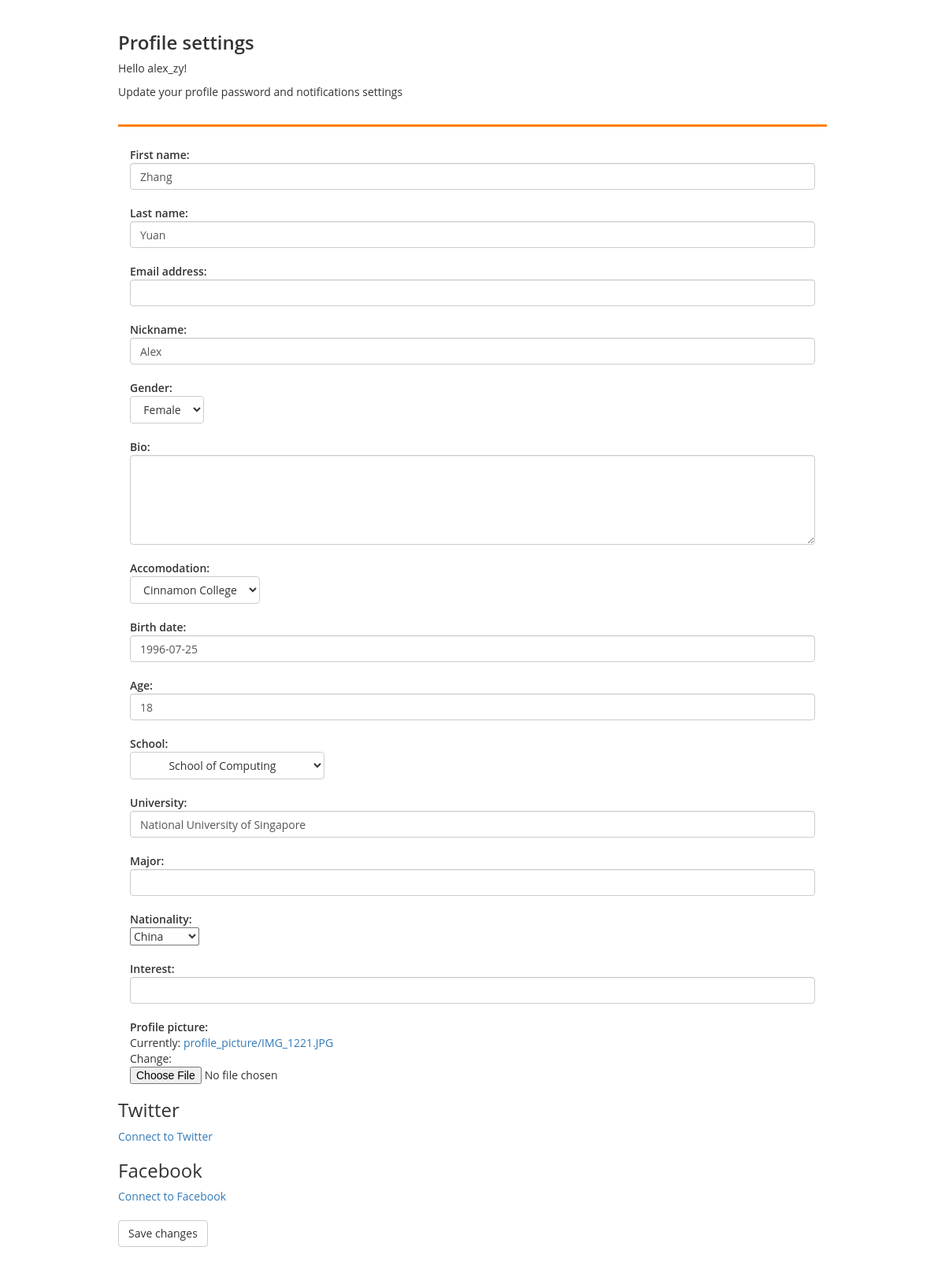
/me/settings/ (signed in), run on the app's committed database.
### nusxchange/models.py (models this page shows, shortened)
class Profile(models.Model):
    soc = 1
    fass = 2
    fos = 3
    biz = 4
    dent = 5
    sde = 6
    duke = 7
    eng = 8
    law = 9
    med = 10
    music = 11
    sph = 12
    spp = 13
    yale = 14
    oth = 15
    SCHOOL_CHOICES = (
        (soc, 'School of Computing'),
        (fass, 'Faculty of Arts & Social Science'),
        (fos, 'Faculty of Science'),
        (biz, 'Business and Accountancy'),
        (dent, 'Dentistry'),
        (sde, 'Design & Environment'),
        (duke, 'Duke-NUS'),
        (eng, 'Engineering'),
        (law, 'Law'),
        (med, 'Medicine'),
        (music, 'Music'),
        (sph, 'Public Health'),
        (spp, 'Public Policy'),
        (yale, 'Yale-NUS'),
        (oth, 'Others'),
        )
    TEMASEK='TH'
    EUSOFF='EH'
    CINNAMON='CC'
    TEMBUSU='TC'
    OFFCAMPUS='OC'
    ACCOMODATION_CHOICES = (
        (TEMASEK, 'Temasek Hall'),
        (EUSOFF, 'Eusoff Hall'),
        (CINNAMON, 'Cinnamon College'),
        (TEMBUSU, 'Tembusu College'),
        (OFFCAMPUS, 'Off-Campus')
        )
    user = models.OneToOneField(User, on_delete=models.CASCADE)
    bio = models.TextField(max_length=500, null = False, blank=True )
    accomodation = models.CharField(
        max_length=2,
        blank=False,
        default = OFFCAMPUS,
        choices = ACCOMODATION_CHOICES,
        )
    birth_date = models.DateField(null=True, blank=False)
    school = models.PositiveSmallIntegerField(
        choices = SCHOOL_CHOICES,
        blank = False,
        default = oth,
        )
    nickname = models.CharField(max_length=30, null=False, blank=True)
    matric_num = models.CharField(
        max_length=9,
        blank=False,
        default = 'A0000000Z',)
    age = models.CharField(max_length=3, blank=False, default=18)
    gender = models.CharField(
        max_length=3,
        choices = (('F', 'Female'),('M', 'Male'),),
        default='M',
        )
    major = models.CharField(max_length=30, null = False, blank=True)
    NATIONALITY_CHOICES=(
        ('CN',  'China'),
        ('SG', 'Singapore'),
        ('OT', 'Others'),
        ) #tbc
    nationality = models.CharField(
        choices = NATIONALITY_CHOICES,
        max_length=2,
        blank=False,
        default='OT',
        )
    interest = models.CharField(max_length=300, null = False, blank=True)
    university = models.CharField(max_length=300, null = False, blank = True)
    facebook_url = models.URLField(null = False, blank=True, )
    profile_picture = models.ImageField(
        upload_to="profile_picture",
        blank=False,
        null = False,
        default="profile_picture/no-img.jpg",
        )

### profile_management/views.py (the view)
@login_required
@transaction.atomic
def edit_profile(request):
    if request.method == 'POST':
        user_form = UserForm(request.POST, instance=request.user)
        profile_form = ProfileForm(request.POST, instance=request.user.profile)
        if user_form.is_valid() and profile_form.is_valid():
            user_form.save()
            if 'profile_picture' in request.FILES:
                request.user.profile.profile_picture = request.FILES['profile_picture']
            profile_form.save()
            messages.success(request, 'Your profile was successfully updated!')
            return redirect('profile:myhome')
        else:
            messages.error(request, _('Please correct the error below.'))
    else:
        user_form = UserForm(instance=request.user)
        profile_form = ProfileForm(instance=request.user.profile)
    return render(
        request, 'profile_management/settings.html',
        {'user_form': user_form,'profile_form': profile_form}
        )

### profile_management/forms.py
class UserForm(forms.ModelForm):
    class Meta:
        model = User
        fields = ('first_name', 'last_name', 'email')
        widgets = {
            'first_name': forms.TextInput(attrs={'class': 'form-control'}),
            'last_name': forms.TextInput(attrs={'class': 'form-control'}),
            'email': forms.TextInput(attrs={'class': 'form-control'}),
        }

### templates/profile_management/settings.html (shortened to what this page needs)
{% block content %}
<!DOCTYPE html>
<html >
<head>
  <link rel='stylesheet prefetch' href='https://maxcdn.bootstrapcdn.com/bootstrap/3.3.7/css/bootstrap.min.css'>
{% load static %}
  <link rel="stylesheet" href="{% static 'profile_management/settings.css' %}">
</head>
<body>
  <div class="container-fluid">
  <div class="row">
    <div class="col-sm-12">
      <div class="profile-holder">
        <div class="profile-people-holder" border-bottom-color="#FFF">
          <div class="profile-name">
            <h3>Profile settings</h3>
				<p>Hello {{ user.username }}!</p>
            <p>Update your profile password and notifications settings</p>
          </div>
        </div>
        <div class="profile-settings-holder">
	<form method="post" enctype="multipart/form-data">
          {% for field in user_form %}
            <div class="form-group clearfix">
              <div class="col-sm-12 control-label">
                {{ field.label_tag }}
              </div>
              <div class="col-sm-12">
                {{ field }}
              </div>
            </div>
          {% endfor %}
          {% for field in profile_form %}
            <div class="form-group clearfix">
              <div class="col-sm-12 control-label">
                {{ field.label_tag }}
              </div>
              <div class="col-sm-12">
                {{ field }}
              </div>
            </div>
          {% endfor %}
 	<h3>Twitter</h3>
	{% if twitter_login %}
		<p>Connected as <a href="https://twitter.com/{{ twitter_login.extra_data.access_token.screen_name }}/" target="_blank">@{{ twitter_login.extra_data.access_token.screen_name }}</a></p>
		{% if can_disconnect %}
		   <form method="post" action="{% url 'social:disconnect' 'twitter' %}">
		     {% csrf_token %}
		     <button type="submit">Disconnect from Twitter</button>
		   </form>
		{% else %}
		   <button type="button" disabled>Disconnect from Twitter</button>
		   <p style="color: red">You must <a href="{% url 'password' %}">define a password</a> for your account before disconnecting from Twitter.</p>
		{% endif %}
	{% else %}
	 <a href="{% url 'social:begin' 'twitter' %}">Connect to Twitter</a>
	{% endif %}
	<h3>Facebook</h3>
	{% if facebook_login %}
   	<p>Connected as <a href="https://facebook.com/{{ facebook_login.extra_data.id }}/" target="_blank">{{ facebook_login.extra_data.id }}</a></p>
    		{% if can_disconnect %}
		      <form method="post" action="{% url 'social:disconnect' 'facebook' %}">
		      {% csrf_token %}
		      <button type="submit">Disconnect from Facebook</button>
		      </form>
		   {% else %}
		      <button type="button" disabled>Disconnect from Facebook</button>
		      <p style="color: red">You must <a href="{% url 'password' %}">define a password</a> for your account before disconnecting from Facebook.</p>
		   {% endif %}
	{% else %}
 		<a href="{% url 'social:begin' 'facebook' %}">Connect to Facebook</a><br><br>
	{% endif %}
  	<button type="submit" class="btn btn-default">Save changes</button>
	</form>
</html>
{% endblock %}

### profile_management/static/profile_management/settings.css (style rules this page uses)
html, body { font-family: "Open Sans", "Helvetica Neue", Arial, Helvetica, sans-serif; text-rendering: optimizeLegibility; -webkit-font-smoothing: antialiased; -moz-osx-font-smoothing: grayscale; }
.form-group .control-label label { font-weight: 600; margin-bottom: 0px; padding-top: 5px; }
.form-control { display:block;width:100%;height:34px;padding:6px 12px;font-size:14px;line-height:1.42857143;color:#555;background-color:#fff;background-image:none;border:1px solid #ccc;border-radius:4px;-webkit-box-shadow:inset 0 1px 1px rgba(0,0,0,.075);box-shadow:inset 0 1px 1px rgba(0,0,0,.075);-webkit-transition:border-color ease-in-out .15s,-webkit-box-shadow ease-in-out .15s;-o-transition:border-color ease-in-out .15s,box-shadow ease-in-out .15s;transition:border-color ease-in-out .15s,box-shadow ease-in-out .15s }
textarea.form-control { height:auto }
.form-group { margin-bottom:15px }
.profile-holder label, .profile-people-holder .profile-name h3, .notification-legend p, .settings-legend p { color: #333333; font-weight: 600; }
.profile-people-holder { padding: 1.5em 0; border-bottom: 3px solid #FF8000; margin-bottom: 1.5em; }
.profile-settings-holder form { padding-bottom: 1.5em; margin-bottom: 1.5em; }
@media screen and (min-width: 640px) { .container-fluid { padding: 0 12.5%; } }

### data on the page
Profile: profile_form "Alex" "Female" "Cinnamon College" "1996-07-25" "18" "School of Computing" "National University of Singapore" "China"

### other printed values
{{ user.username }} "alex_zy"
{{ field.label_tag }} "First name:" "Last name:" "Email address:"
{{ field.label_tag }} "Nickname:" "Gender:" "Bio:" "Accomodation:" "Birth date:" "Age:" "School:" "University:" "Major:" "Nationality:" "Interest:" "Profile picture:"
